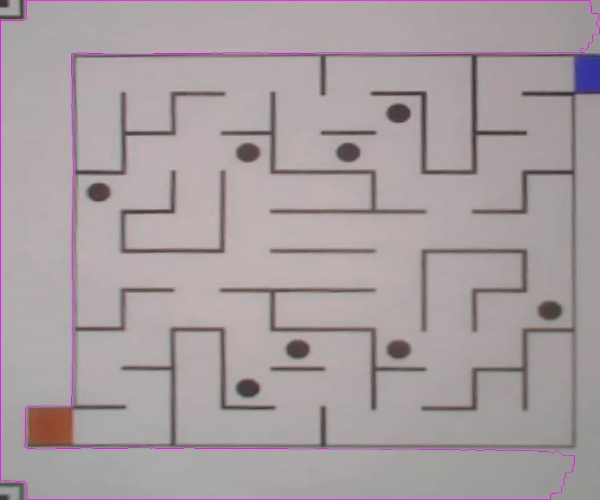
#> input picture cropimg.jpg, 600 x 500 px; its folder holds only this picture in this run
$ python -i Identify.py   (imports and definitions only)
#> lines starting #> are read from the running program, lines starting #| are printed output that depends on the picture; after the words box and inside, x2 and y2 are one past the last pixel; in counts of white or black regions, pixels touching at a corner belong together
#-*-coding:utf-8-*-
# Function: Identify Treasure
#? 宝藏识别模块
#TODO Version 0.2.20230715
#! 依赖项目：OpenCV | numpy
import cv2
import numpy

# [1 line not run here, left out]

colorLow_Blue = numpy.array([100, 43, 46])
colorHigh_Blue = numpy.array([124, 255, 255])

colorLow_Yellow = numpy.array([26, 43, 46])
colorHigh_Yellow = numpy.array([34, 255, 255])

colorLow_Green = numpy.array([34, 43, 30])
colorHigh_Green = numpy.array([77, 255, 255])

colorLow_Red_0 = numpy.array([0, 100, 50])
colorHigh_Red_0 = numpy.array([10, 255, 255])

colorLow_Red_1 = numpy.array([156, 100, 50])
colorHigh_Red_1 = numpy.array([180, 255, 255])


# [22 lines left out: functions reshape_image_scan, compute_center, not called in this run]


def detecte(img):
    '''提取所有轮廓'''
    image = cv2.merge([img, img, img])
    gray = cv2.cvtColor(image, cv2.COLOR_BGR2GRAY)
    _, gray = cv2.threshold(gray, 0, 255, cv2.THRESH_OTSU + cv2.THRESH_BINARY_INV)  # 二值化
    contours, hierachy = cv2.findContours(gray, cv2.RETR_TREE, cv2.CHAIN_APPROX_SIMPLE)# 提取轮廓
    return image, contours, hierachy


# [115 lines left out: functions FindMaxOne, FindSecondOne, FindColorOne, ShapeDetection, not called in this run]

>>> import cv2
>>> picture = cv2.imread('cropimg.jpg', cv2.IMREAD_GRAYSCALE)
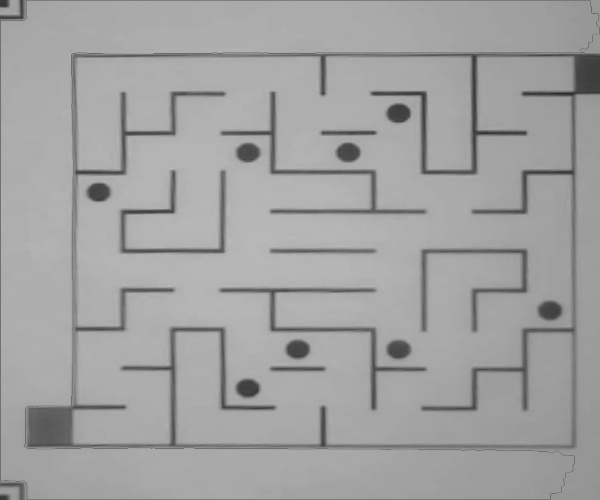
#> picture: shape (500, 600); min 41, max 185, mean 161.1
>>> result = detecte(picture)
#> in detecte, `_, gray = cv2.threshold(gray, 0, 255, cv2.THRESH_OTSU + cv2.THRESH_BIN..`:
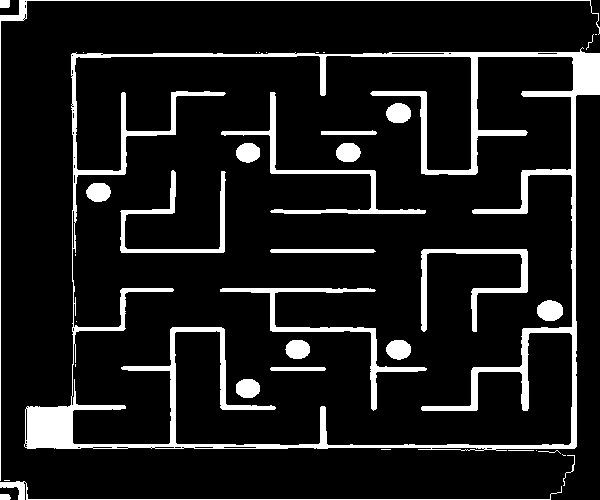
#> gray: shape (500, 600); 10.8% white; 38 white regions (14 under 20 px)
#> in detecte, `contours, hierachy = cv2.findContours(gray, cv2.RETR_TREE, cv2.CHAIN_A..`: contours = 77 contours, 46 with area under 20; largest, box (x1, y1, x2, y2) and area: (24, 47, 600, 451) 201547, (71, 55, 574, 446) 185810, (220, 288, 427, 411) 1592, (221, 92, 426, 214) 1478, (421, 249, 528, 332) 1368
#> result has the same summary as contours in detecte

$ run again, on redtrue.jpg
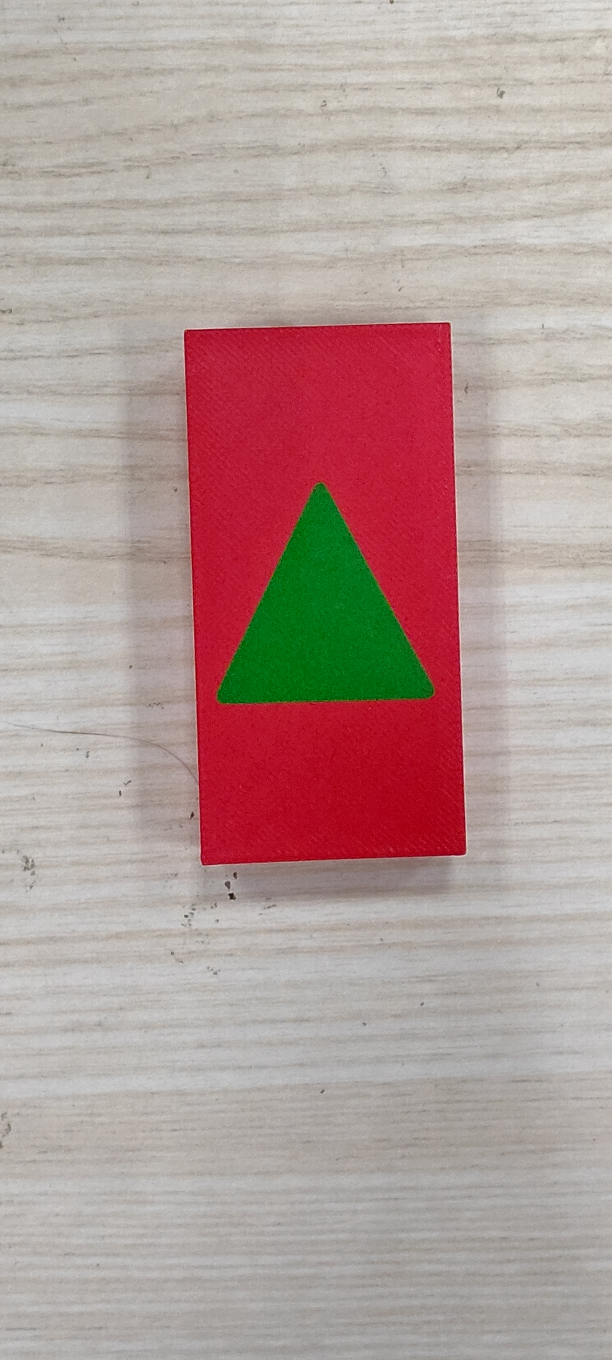
#> input picture redtrue.jpg, 1836 x 4080 px (shown at 1/3 size)
#> `picture = cv2.imread('cropimg.jpg', cv2.IMREAD_GRAYSCALE)`:
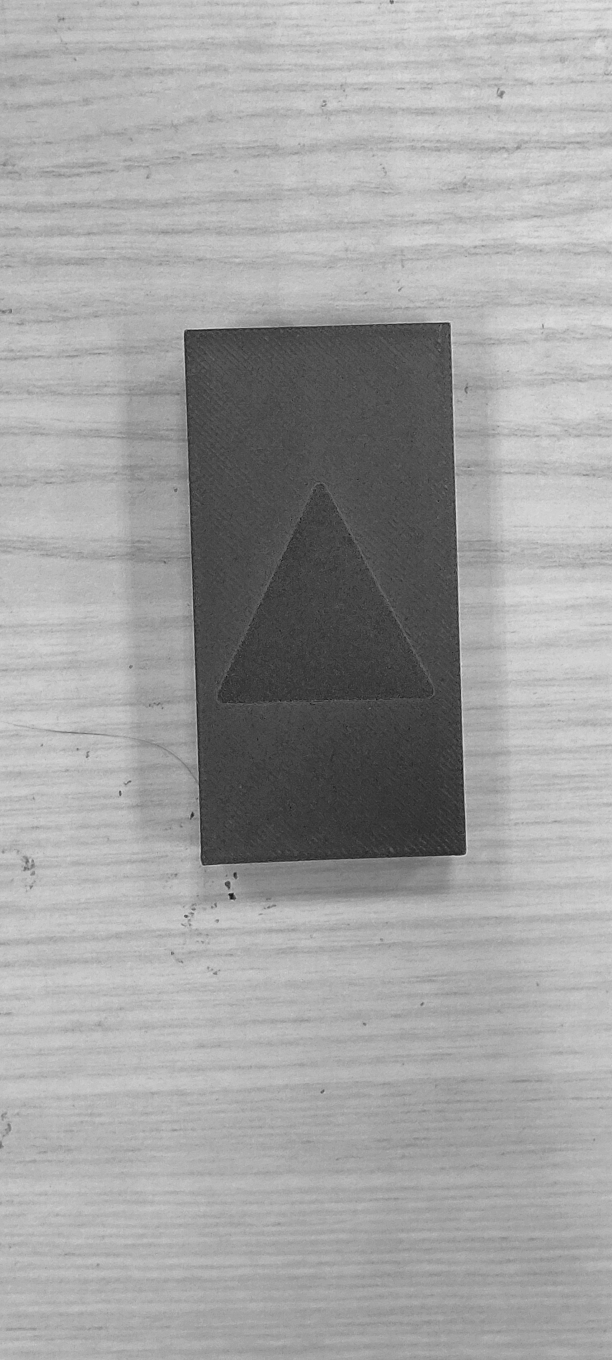
#> picture: shape (4080, 1836) (shown at 1/3 size); min 7, max 230, mean 161.4
#> in detecte, `_, gray = cv2.threshold(gray, 0, 255, cv2.THRESH_OTSU + cv2.THRESH_BIN..`:
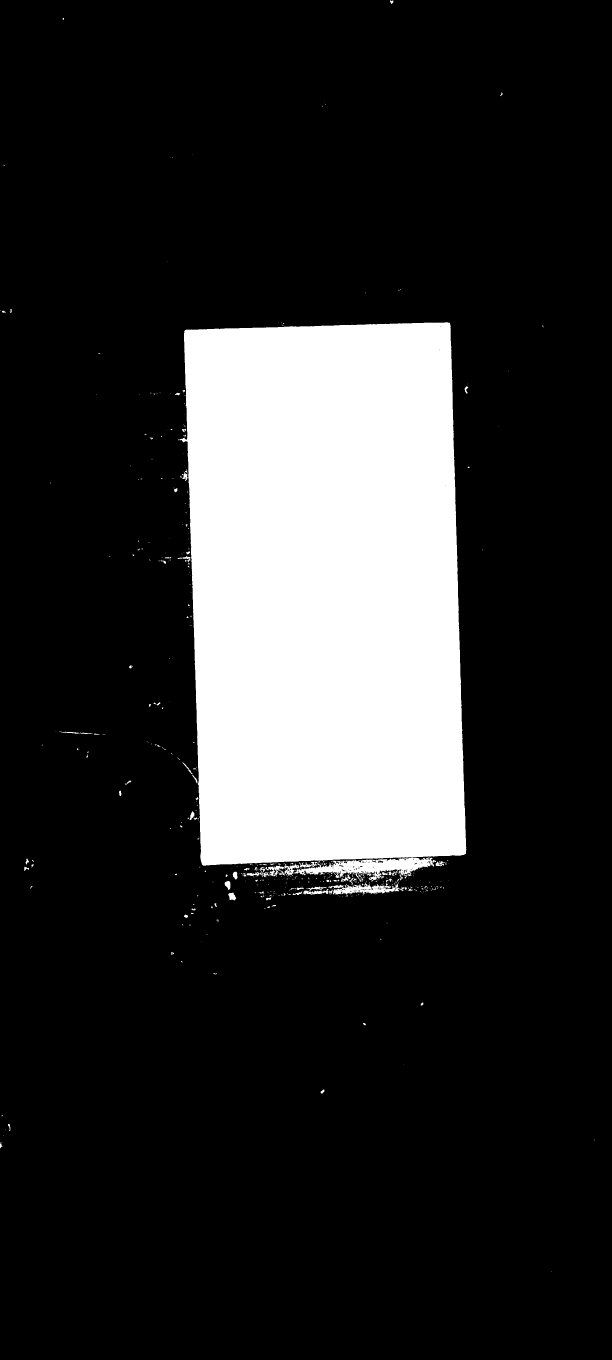
#> gray: shape (4080, 1836) (shown at 1/3 size); 17.4% white; 537 white regions (432 under 20 px)
#> contours = 719 contours, 619 with area under 20; largest, box (x1, y1, x2, y2) and area: (534, 967, 1399, 2597) 1275226, (883, 2572, 1308, 2645) 13355, (985, 2647, 1197, 2684) 3494, (804, 2597, 852, 2629) 649, (852, 2592, 898, 2627) 646
#> result has the same summary as contours in detecte
